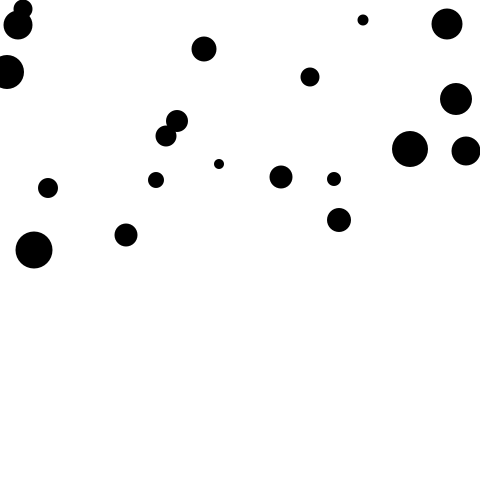
Frame 1 (no input)
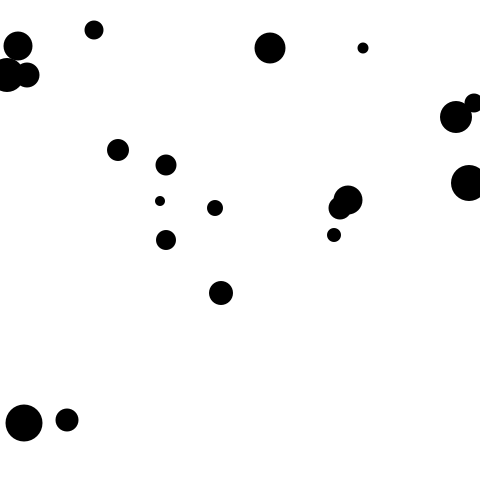
Frame 60 (the mouse pressed at the canvas centre just before this capture)
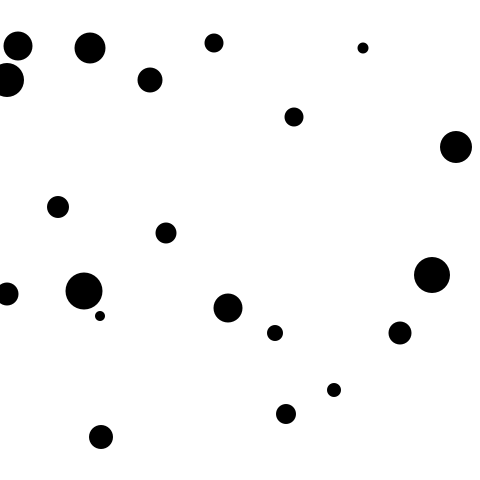
Frame 120 (the mouse held since frame 60 and released just before this capture)

The Processing sketch that drew these frames (run headless with seeded random() and noise(); from frame 60 on, the mouse is pressed at the canvas centre):

// Processing sketch: processing_74290
// ── processing_74290.pde

int a = 20;
float[] x = new float[a];
float[] y = new float[a];
float[] vx = new float[a];
float[] vy = new float[a];
float[] g = new float[a];
float[] r = new float[a];
float G;


void setup(){
  size(480,480);
  frameRate(30);
  noStroke();
  fill(0);
  int i;
  for(i=0;i<a;i++){
    x[i] = int(random(width));
    y[i] = int(random(0,300));
    vx[i] =int(random(-4,4));
    vy[i] =int(random(-4,4));
    g[i] =int(random(0.1,1));
    r[i] =int(random(10,40));
  }
}

void draw(){
  background(255);
  for(int i=0; i<a; i++){
    ellipse(x[i],y[i],r[i],r[i]);
    //text("Processing",x[i]-35,y[i]);
    //vx[i] = vx[i] +g[i];
    x[i] = x[i] + vx[i];
    vy[i] = vy[i] +1;
    y[i] = y[i] + vy[i];
    
    if (x[i] > width) {
      vx[i] = vx[i] * -1;
      x[i]=width;
    }
    if (x[i] < 0) {
      vx[i] = vx[i] * -1;
      x[i]=0;
    }
    if (y[i] > height) {
      print(vy[i]);
      vy[i] =vy[i] * -1;
      y[i] =height;
      println(" "+vy[i]);
    }
    if (y[i] < 0) {
      vy[i] =vy[i] * -1;
      y[i] =0;
    }
  }
}
